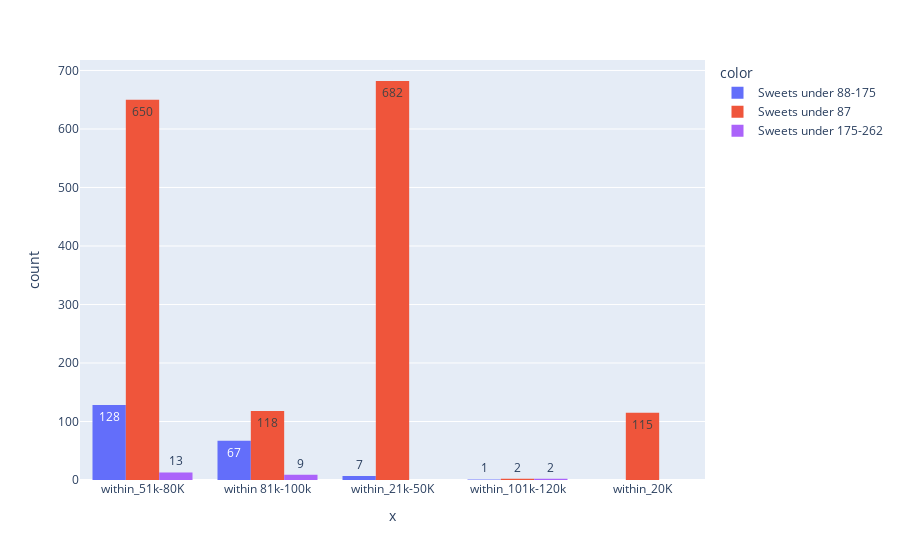

Here is the notebook cell this chart was saved with:
### Code cell
def sweet_cat(x):
    if x["MntSweetProducts"] > 0 and x["MntSweetProducts"] <= 87:
        return "Sweets under 87"
    elif x["MntSweetProducts"] > 87 and x["MntSweetProducts"] <= 175:
        return "Sweets under 88-175"
    elif x["MntSweetProducts"] > 175 and x["MntSweetProducts"] <= 262:
        return "Sweets under 175-262"

data["Sweet_caty"] = data.apply(sweet_cat,axis=1)

px.histogram(x= data["Income_cat"],color=data["Sweet_caty"],barmode='group',text_auto=True)

### Figure 1 — Plotly figure (JSON) as saved in the notebook; plotly's stock layout.template omitted (floating-point values rounded to 4 significant figures; data arrays with more than 128 entries replaced by an {"elided": "..."} marker saying what was removed)
{"data": [{"alignmentgroup": "True", "bingroup": "x", "hovertemplate": "color=Sweets under 88-175<br>x=%{x}<br>count=%{y}<extra></extra>", "legendgroup": "Sweets under 88-175", "marker": {"color": "#636efa", "pattern": {"shape": ""}}, "name": "Sweets under 88-175", "offsetgroup": "Sweets under 88-175", "orientation": "v", "showlegend": true, "texttemplate": "%{value}", "type": "histogram", "x": {"elided": "203 str values"}, "xaxis": "x", "yaxis": "y"}, {"alignmentgroup": "True", "bingroup": "x", "hovertemplate": "color=Sweets under 87<br>x=%{x}<br>count=%{y}<extra></extra>", "legendgroup": "Sweets under 87", "marker": {"color": "#EF553B", "pattern": {"shape": ""}}, "name": "Sweets under 87", "offsetgroup": "Sweets under 87", "orientation": "v", "showlegend": true, "texttemplate": "%{value}", "type": "histogram", "x": {"elided": "1567 str values"}, "xaxis": "x", "yaxis": "y"}, {"alignmentgroup": "True", "bingroup": "x", "hovertemplate": "color=Sweets under 175-262<br>x=%{x}<br>count=%{y}<extra></extra>", "legendgroup": "Sweets under 175-262", "marker": {"color": "#ab63fa", "pattern": {"shape": ""}}, "name": "Sweets under 175-262", "offsetgroup": "Sweets under 175-262", "orientation": "v", "showlegend": true, "texttemplate": "%{value}", "type": "histogram", "x": ["within 81k-100k", "within_101k-120k", "within 81k-100k", "within 81k-100k", "within_51k-80K", "within_51k-80K", "within_51k-80K", "within 81k-100k", "within_51k-80K", "within_51k-80K", "within_51k-80K", "within_51k-80K", "within 81k-100k", "within_51k-80K", "within_51k-80K", "within_51k-80K", "within 81k-100k", "within_51k-80K", "within_101k-120k", "within_51k-80K", "within_51k-80K", "within 81k-100k", "within 81k-100k", "within 81k-100k"], "xaxis": "x", "yaxis": "y"}], "layout": {"barmode": "group", "legend": {"title": {"text": "color"}, "tracegroupgap": 0}, "margin": {"t": 60}, "xaxis": {"anchor": "y", "domain": [0, 1], "title": {"text": "x"}}, "yaxis": {"anchor": "x", "domain": [0, 1], "title": {"text": "count"}}}}
